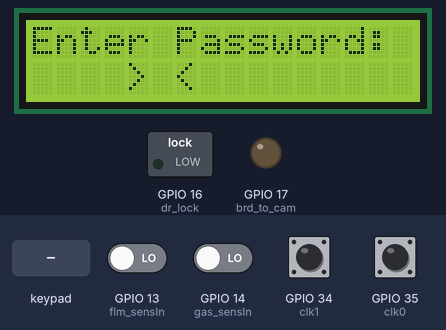
Simulated run of this sketch. Board: ESP32. Shown: 16×2 character LCD, switched loads named in the sketch (green lamp = pin HIGH), output pins drawn as LEDs (lit = HIGH). The inputs (shaded band) are chosen by the test bench; at power-on: GPIO 34 (clk1), GPIO 35 (clk0) HIGH, GPIO 13 (flm_sensIn), GPIO 14 (gas_sensIn) LOW. EEPROM starts erased; what the sketch prints to the serial monitor is not drawn.

Above: at 3.1 s.
3.2 s: keypad keys 0 0 0 0 0 0 # pressed 0.4 s apart
At 6.4 s:
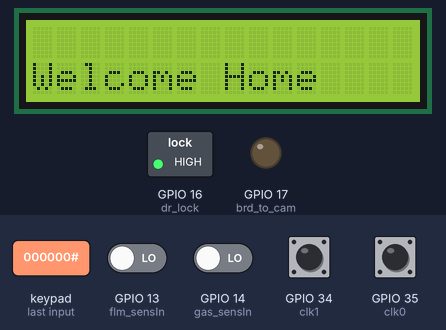
7.5 s: keypad keys 1 8 1 9 2 3 2 5 # pressed 0.4 s apart
At 12.3 s:
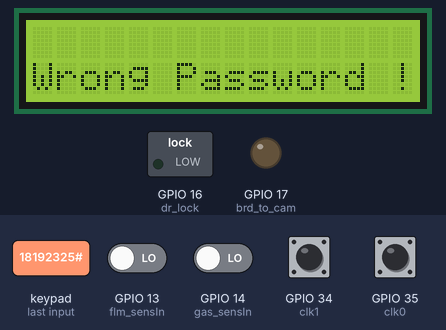
12.6 s: key '1' pressed
At 13.8 s:
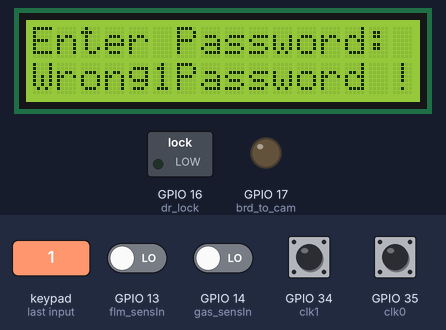
14.1 s: keypad keys 0 0 0 0 0 0 A pressed 0.4 s apart
At 17.2 s:
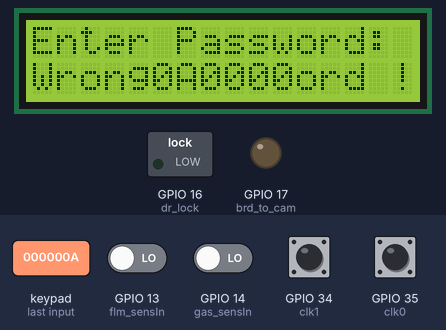
18.4 s: key 'A' pressed
At 19.6 s:
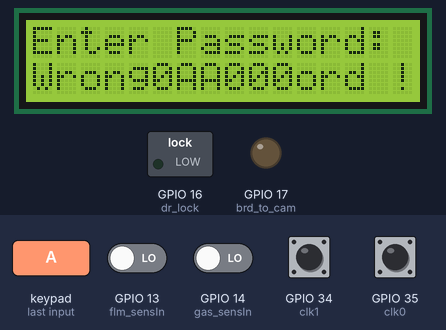
19.9 s: key 'B' pressed
At 21.0 s:
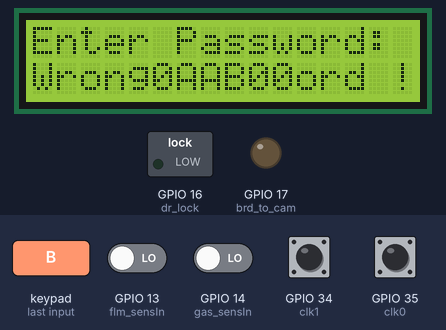
Timing chart, 0 to 22.4 s (numbered marks = the images above; inputs shaded):
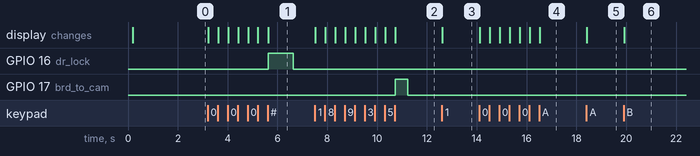

Measured:
- after the input at 3.2 s, GPIO 16 (dr_lock): LOW → HIGH after 2.4 s, → LOW 1.0 s later; the display: first changes at once (image 1 shows a later state)
- after the input at 7.5 s, GPIO 17 (brd_to_cam): LOW → HIGH after 3.2 s, → LOW 0.50 s later; the display: first changes at once (image 2 shows a later state)
- after the input at 12.6 s, the display: changes at once (image 3)
- after the input at 14.1 s, the display: first changes at once (image 4 shows a later state)
- after the input at 18.4 s, the display: changes at once (image 5)
- after the input at 19.9 s, the display: changes at once (image 6)

The sketch:

ESP32_MainHub.ino
```cpp
#define BLYNK_TEMPLATE_ID "TMPL6jfYERH8m"
#define BLYNK_TEMPLATE_NAME "mainHub1"

#define BLYNK_PRINT Serial
#define APP_DEBUG

#include "BlynkEdgent.h"
#include <Keypad.h>
#include <string.h>
#include <LiquidCrystal_I2C.h>
#include <Preferences.h>

Preferences preferences;

const byte ROWS = 4;
const byte COLS = 4;

//////////////////// PIN CONFIG ////////////////////
const int flm_sensIn = 13;   // Flame
const int gas_sensIn = 14;   // Gas
const int clk1 = 34;         // MSB
const int clk0 = 35;         // LSB
byte rowPins[ROWS] = {18, 19, 23, 25};
byte colPins[COLS] = {26, 27, 32, 33};
static int brd_to_cam = 17;
static int dr_lock = 16;

//////////////////// VARIABLES ////////////////////
int smk[]={0,0,0,0};
int gas[]={0,0,0,0};
int gas_state = 0;
int filtr_thres = 3;

int clk_1 =0;
int clk_0=0;
int flm_sens_val=0;
int gas_sens_val=0;

static int pass_size = 6;
char pass_ent[] = {'0','0','0','0','0','0'};
char pass[] = {'0','0','0','0','0','0'};
int idx = 0;
char key='\0';
int mod_stat = 0;
int pass_entered = 0;

char keys[ROWS][COLS] = {
  {'1','2','3','A'},
  {'4','5','6','B'},
  {'7','8','9','C'},
  {'*','0','#','D'}
};

LiquidCrystal_I2C lcd_i2c(0x27, 16, 2);
Keypad keypad = Keypad(makeKeymap(keys), rowPins, colPins, ROWS, COLS);
BlynkTimer timer;

//////////////////// FUNCTIONS ////////////////////
void shiftLeft(char array[], int size) {
  for (int i = 0; i < size - 1; i++) {
    array[i] = array[i + 1];
  }
  idx++;
}

void myTimer() {
  Blynk.virtualWrite(V4, gas_state);
  if(gas_state == 1) Blynk.logEvent("Gas_Leakage_Alert","Possible Gas leakage in Room 1 !");
  if(gas_state == 2) Blynk.logEvent("Gas_Leakage_Alert","Possible Gas leakage in Room 2 !");
  if(gas_state == 3) Blynk.logEvent("Gas_Leakage_Alert","Possible Gas leakage in Room 3 !");
  if(gas_state == 4) Blynk.logEvent("Gas_Leakage_Alert","Possible Gas leakage in Room 4 !");

  Blynk.virtualWrite(V0, smk[0]);
  Blynk.virtualWrite(V1, smk[1]);
  Blynk.virtualWrite(V2, smk[2]);
  Blynk.virtualWrite(V3, smk[3]);
}

//////////////////// SETUP ////////////////////
void setup() {
  timer.setInterval(1000L, myTimer);
  Serial.begin(115200);
  delay(100);

  pinMode(flm_sensIn, INPUT);
  pinMode(gas_sensIn, INPUT);
  pinMode(brd_to_cam, OUTPUT);
  pinMode(dr_lock, OUTPUT);
  pinMode(clk1, INPUT);
  pinMode(clk0, INPUT);

  lcd_i2c.init();
  lcd_i2c.backlight();
  lcd_i2c.clear();
  lcd_i2c.setCursor(0, 0);
  lcd_i2c.print("Enter Password:");
  lcd_i2c.setCursor(4, 1);
  lcd_i2c.print("> <");

  preferences.begin("PASSWORD", false);
  for(int i=0;i<6;i++) {
    String key = "pass" + String(i);
    pass[i] = preferences.getChar(key.c_str(),'0');
  }
  preferences.end();

  Serial.printf("Current value: %c %c %c %c %c %c\n\n", pass[0],pass[1],pass[2],pass[3],pass[4],pass[5]);
  BlynkEdgent.begin();
}

//////////////////// LOOP ////////////////////
void loop() {
  BlynkEdgent.run();
  timer.run();

  clk_1 = digitalRead(clk1);
  clk_0 = digitalRead(clk0);
  flm_sens_val = digitalRead(flm_sensIn);
  gas_sens_val = digitalRead(gas_sensIn);

  if(clk_1 == 0 && clk_0 == 0){ smk[0] = !flm_sens_val; gas[0] = !gas_sens_val; gas_state = gas[0]? 1:0;}
  if(clk_1 == 0 && clk_0 == 1){ smk[1] = !flm_sens_val; gas[1] = !gas_sens_val; gas_state = gas[1]? 2:0;}
  if(clk_1 == 1 && clk_0 == 0){ smk[2] = !flm_sens_val; gas[2] = !gas_sens_val; gas_state = gas[2]? 3:0;}
  if(clk_1 == 1 && clk_0 == 1){ smk[3] = !flm_sens_val; gas[3] = !gas_sens_val; gas_state = gas[3]? 4:0;}

  key = keypad.getKey();
  if (key) {
    if(!mod_stat) {
      lcd_i2c.setCursor(0, 0);
      lcd_i2c.print("Enter Password:");
    }
    if(key != '*' && key != '#') {
      shiftLeft(pass_ent, pass_size);
      pass_ent[pass_size-1] = key;
      lcd_i2c.setCursor(idx+4, 1);
      lcd_i2c.print(key);
    }
  }

  if((key =='#') && !strncmp(pass, pass_ent, pass_size) && pass_entered) {
    lcd_i2c.clear();
    lcd_i2c.setCursor(0, 1);
    lcd_i2c.print("Welcome Home");
    digitalWrite(dr_lock,1);
    delay(1000);
    digitalWrite(dr_lock,0);
    pass_entered = 0; idx = 0;
  }
  else if((key =='#') && strncmp(pass, pass_ent, pass_size) && pass_entered) {
    lcd_i2c.clear();
    lcd_i2c.setCursor(0, 1);
    lcd_i2c.print("Wrong Password !");
    digitalWrite(brd_to_cam, 1);
    delay(500);
    digitalWrite(brd_to_cam, 0);
    pass_entered = 0; idx = 0;
  }

  if(mod_stat && pass_entered) {
    for(int i=0;i<6;i++) pass[i] = pass_ent[i];
    preferences.begin("PASSWORD", false);
    for(int i=0;i<6;i++) {
      String key = "pass" + String(i);
      preferences.putChar(key.c_str(), pass[i]);
    }
    preferences.end();
    lcd_i2c.clear();
    lcd_i2c.setCursor(0, 1);
    lcd_i2c.print("Pass Modified ");
    mod_stat = 0; pass_entered = 0;
  }

  if(idx==6) { pass_entered = 1; idx = 0; }
  delay(10);
}
```
